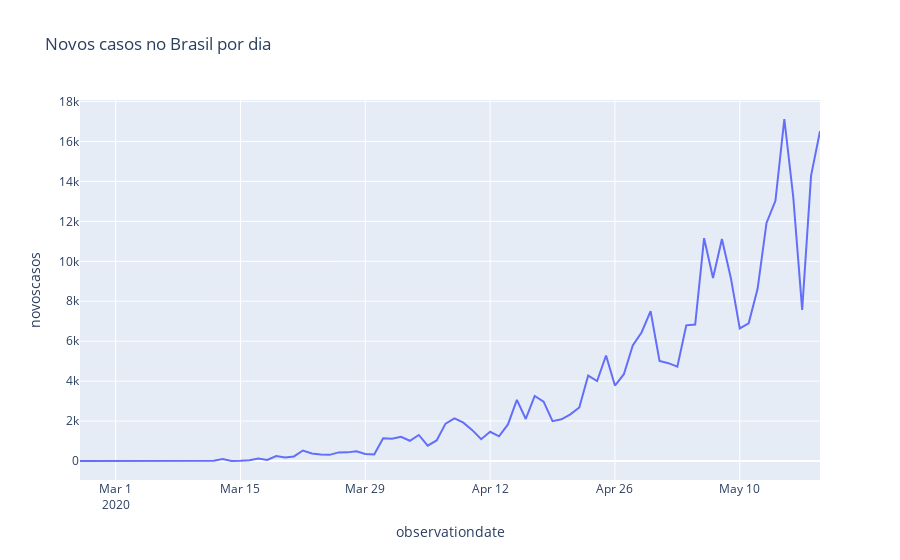

The notebook cell saved with this chart:
### Code cell
#Gráfico da evolução dos novos casos confirmados no Brasil
px.line(brasil, x='observationdate', y='novoscasos', title = 'Novos casos no Brasil por dia')
